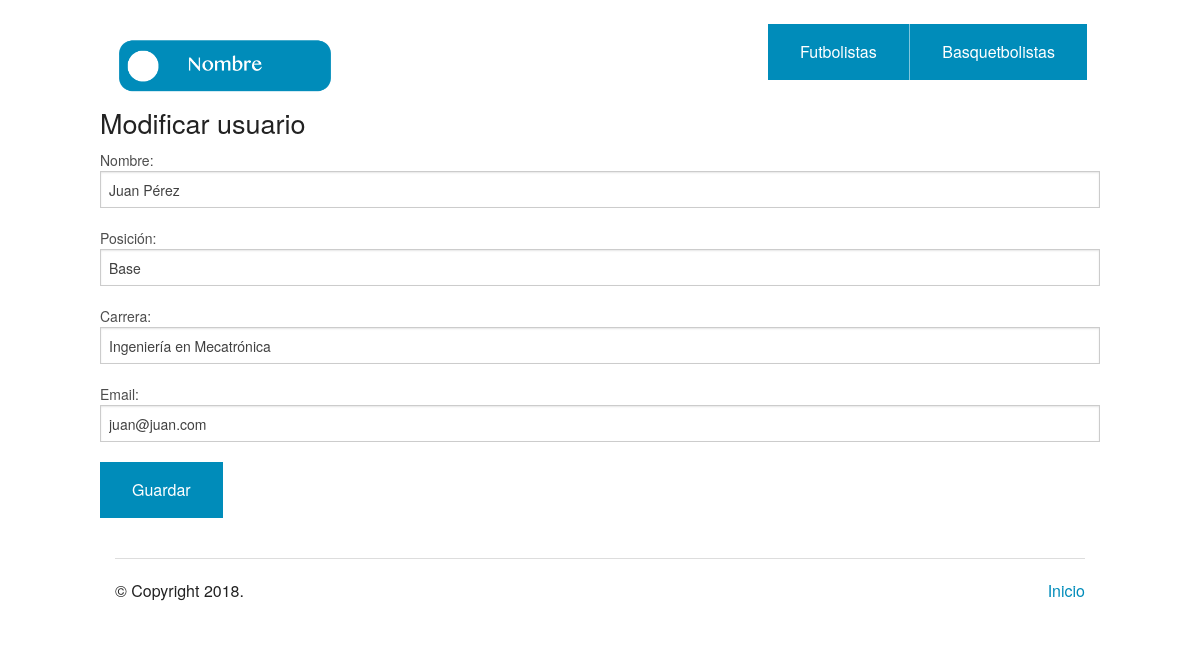
/modificarBas.php?id=1, run on the app's committed database.
### tables this page shows
CREATE TABLE `basquetbolistas` (
  `id` int(11) NOT NULL,
  `nombre` varchar(50) NOT NULL,
  `posicion` varchar(50) NOT NULL,
  `carrera` varchar(60) NOT NULL,
  `email` varchar(50) NOT NULL
);

### funciones.php (called while the page is built, shortened)
<?php
	include_once('conexion.php');
	function detallesModificar($id,$tabla){
		global $pdo;
		$query = "SELECT * FROM $tabla WHERE id='$id'";
		$statement = $pdo->prepare($query);
  		$statement->execute();
  		return $statement->fetchAll();
	}
?>

### modificarBas.php (the view, shortened to what this page needs)
<?php
  include_once('funciones.php');
  $id = isset( $_GET['id'] ) ? $_GET['id'] : '';
  $user = detallesModificar($id,"basquetbolistas");
  foreach ($user as $users) {
    $nombre = $users[1];
    $posicion = $users[2];
    $carrera = $users[3];
    $email = $users[4];
  }
?>
<!doctype html>
<html class="no-js" lang="en">
  <head>
    <link rel="stylesheet" href="./css/foundation.css" />
  </head>
  <body>
    <br>
    <?php require_once('header.php'); ?>
    <div class="row">
      <h3>Modificar usuario</h3>
      <form action="" method="POST">
        <p><label>Nombre: </label><input type="text" name="nombre" value="<?php echo $nombre ?>">
        <p><label>Posición: </label><input type="text" name="posicion" value="<?php echo $posicion ?>"></p>
        <p><label>Carrera: </label><input type="text" name="carrera" value="<?php echo $carrera ?>"></p>
        <p><label>Email: </label><input type="email" name="email" value="<?php echo $email ?>"></p>
        <input type="submit" name="submit" class="button" value="Guardar">
      </form>
    </div>
    <?php require_once('footer.php'); ?>
  </body>
</html>

### data on the page
basquetbolistas: nombre "Juan Pérez", posicion "Base", carrera "Ingeniería en Mecatrónica", email "juan@juan.com"
